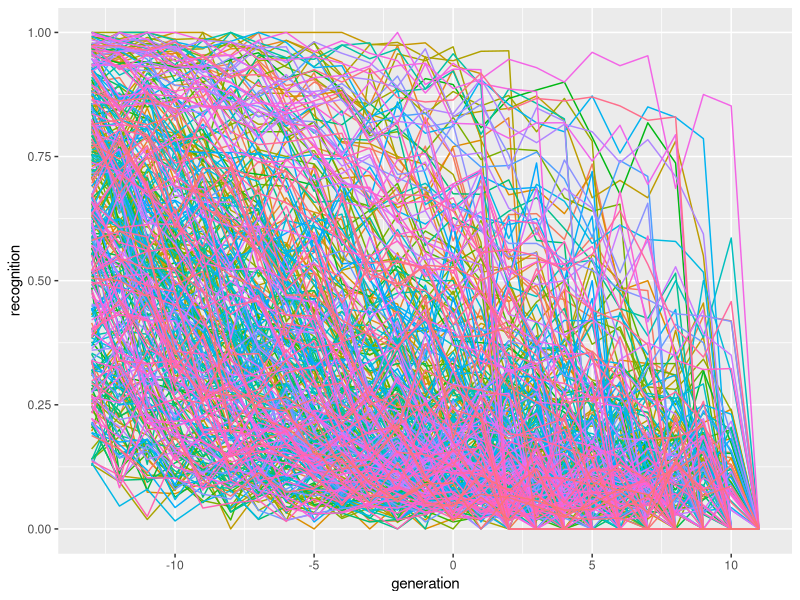
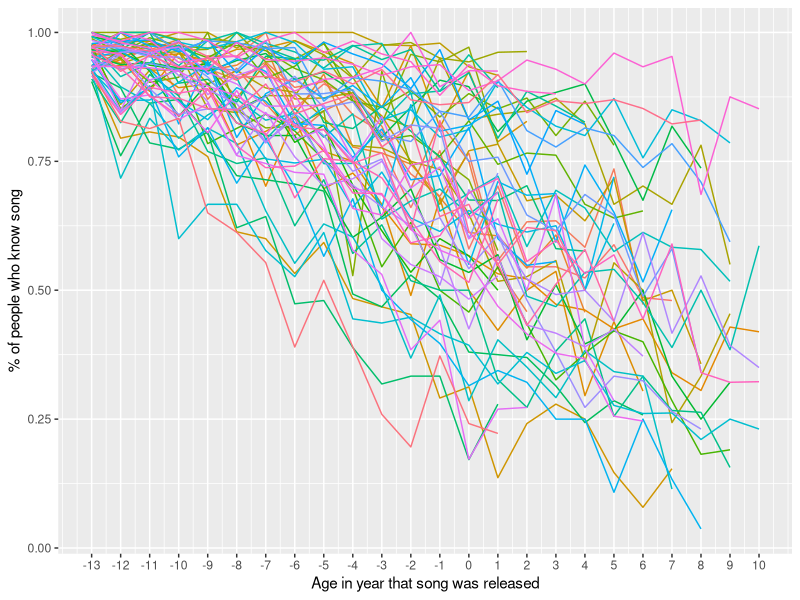

The R script that drew these images, in order:
## ---- chunk 1
knitr::opts_chunk$set(echo = TRUE)
library(tidyverse)

recognition.data <- read_csv("time_series_90s_d3_13_15_averaged_july_22.csv")
rec <- read_csv("time_series_90s_july13.csv")
## ---- chunk 2
ggplot(recognition.data) +
    geom_line(aes(generation, recognition, color = artist_song)) +
    theme(legend.position = "none")

rec %>%
    filter(`-13` >= .9) %>%
    pivot_longer(c(`-13`, `-12`, `-11`, `-10`, `-9`, `-8`, `-7`, `-6`, `-5`, `-4`, `-3`, `-2`, `-1`, `0`, `1`, `2`, `3`, `4`, `5`, `6`, `7`, `8`, `9`, `10`),
                 names_to = "generation", values_to = "recognition") %>%
    transmute(song = artist_song, generation = generation, recognition = recognition) %>%
    filter(recognition > 0) %>%
    ggplot() +
    geom_line(aes(x = as.numeric(generation), recognition, color = song)) +
    scale_x_continuous(breaks = seq(-13, 10, by = 1)) +
    theme(legend.position = "none") +
    labs(x = "Age in year that song was released",
         y = "% of people who know song")
